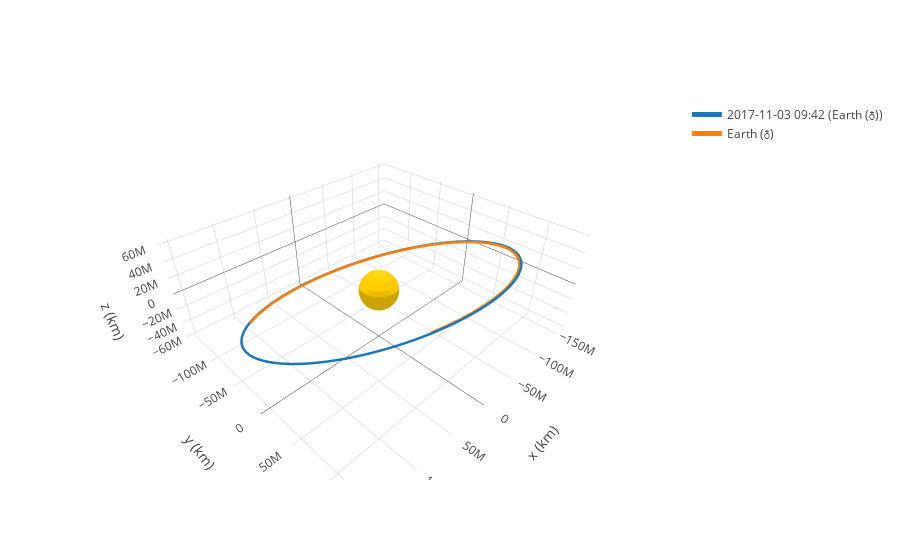

This figure's notebook cell:
### Code cell
frame = OrbitPlotter3D()

frame.set_attractor(Sun)
frame.plot(Orbit.from_body_ephem(Earth), label=Earth)
frame.plot_trajectory(rr_earth, label=Earth)
frame.show()
